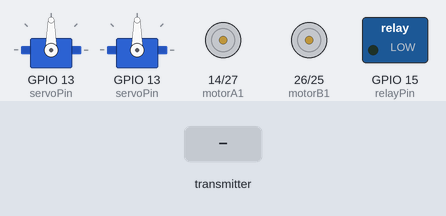
A program run on a simulated ESP32. On the bench: 2 × servo, motor-driver pin pairs drawn as motors (green arrow = first pin HIGH = forward, orange = second pin HIGH = backward, longer = more drive), switched loads named in the program (green lamp = pin HIGH). The inputs (shaded band) are chosen by the test bench. What the program prints to the serial monitor is not drawn.

Above: at 1.2 s.
1.3 s: the transmitter starts sending x1 = 0
At 1.7 s:
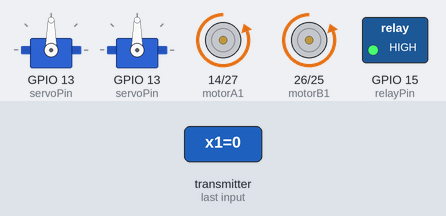
2.8 s: the transmitter starts sending y1 = 1024
At 4.0 s:
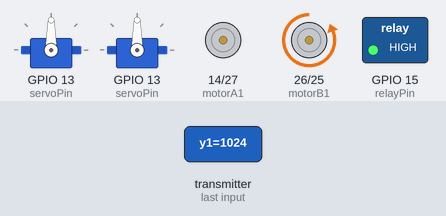
4.3 s: the transmitter starts sending y2 = 1024
At 5.2 s:
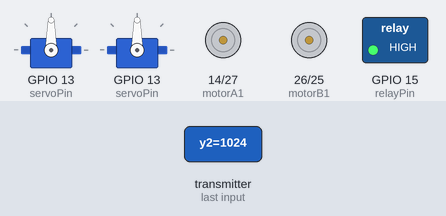
5.8 s: the transmitter starts sending y1 = 0
At 6.3 s:
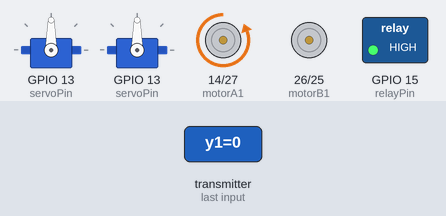
7.3 s: the transmitter starts sending buttonState = 1
At 8.5 s:
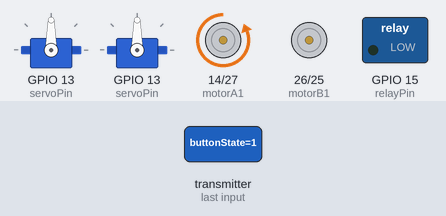
8.8 s: the transmitter starts sending y2 = 0
At 9.8 s:
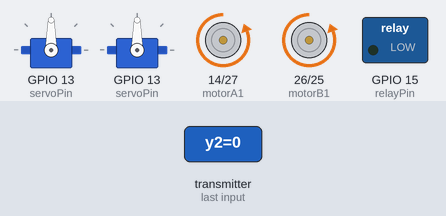
Timing chart, 0 to 11.3 s (numbered marks = the images above; inputs shaded):
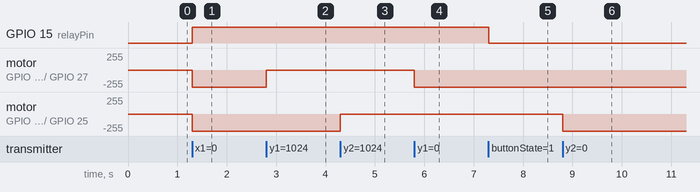

The program:

main.cpp
```cpp
// MAC of Receiver FC:B4:67:73:E7:18
/*
#include <esp_now.h>
#include <WiFi.h>
#include <Arduino.h>
#include <Adafruit_GFX.h>
#include <Adafruit_SSD1306.h>

// Define joystick pins
const int joyX1 = 34; // Joystick 1 X-axis
const int joyY1 = 35; // Joystick 1 Y-axis
const int joyX2 = 39; // Joystick 2 X-axis
const int joyY2 = 36; // Joystick 2 Y-axis

// Define joystick pushbutton pin
const int buttonPin = 25; // Joystick pushbutton pin
const int trackingButtonPin = 32; // New button to activate solar tracking

// Define rotary encoder pins
const int encoderPinA = 27;
const int encoderPinB = 26;

volatile int encoderValue = 0;
int lastEncoderState = 0;
int mappedServoValue = 90; // Initial position for servo, center (90 degrees)

// Structure to send joystick, button, and servo data
typedef struct struct_message {
  int x1;
  int y1;
  int x2;
  int y2;
  int buttonState;       // Joystick button state
  int servoPos;          // Mapped servo position
  int trackingCommand;   // Command to start solar tracking (0 = off, 1 = on)
} struct_message;

struct_message dataToSend;

// Broadcast address of the receiver ESP32
uint8_t broadcastAddress[] = {0xFC, 0xB4, 0x67, 0x73, 0xE7, 0x18};

// OLED display setup
Adafruit_SSD1306 display(128, 64, &Wire, -1);

// Function to send data
void OnDataSent(const uint8_t *mac_addr, esp_now_send_status_t status) {
  Serial.print("Send Status: ");
  Serial.println(status == ESP_NOW_SEND_SUCCESS ? "Success" : "Fail");
}

esp_now_peer_info_t peerInfo;

// Rotary encoder interrupt for pin A
void IRAM_ATTR handleEncoderA() {
  int stateA = digitalRead(encoderPinA);
  if (stateA != lastEncoderState) {
    if (digitalRead(encoderPinB) != stateA) {
      encoderValue++;
    } else {
      encoderValue--;
    }
  }
  lastEncoderState = stateA;

  // Bound the encoder value to prevent overflow
  if (encoderValue < 0) encoderValue = 0;
  if (encoderValue > 1023) encoderValue = 1023;
}

void setup() {
  Serial.begin(9600);

  // Initialize OLED display
  if (!display.begin(SSD1306_SWITCHCAPVCC, 0x3C)) {
    Serial.println("SSD1306 allocation failed");
    for (;;); // Don't proceed, loop forever
  }
  display.clearDisplay();
  display.display();

  // Set Joystick pins as input
  pinMode(joyX1, INPUT);
  pinMode(joyY1, INPUT);
  pinMode(joyX2, INPUT);
  pinMode(joyY2, INPUT);

  // Set button pins as input
  pinMode(buttonPin, INPUT_PULLUP); // Button pin with pull-up
  pinMode(trackingButtonPin, INPUT_PULLUP); // Solar tracking button with pull-up

  // Set rotary encoder pins
  pinMode(encoderPinA, INPUT);
  pinMode(encoderPinB, INPUT);

  // Attach interrupts to the encoder pins
  attachInterrupt(digitalPinToInterrupt(encoderPinA), handleEncoderA, CHANGE);

  // Initialize WiFi
  WiFi.mode(WIFI_STA);
  Serial.println("ESP32 Joystick Controller");

  // Initialize ESP-NOW
  if (esp_now_init() != ESP_OK) {
    Serial.println("Error initializing ESP-NOW");
    return;
  }

  esp_now_del_peer(broadcastAddress);  // Remove peer if it's already registered

  // Register peer
  memcpy(peerInfo.peer_addr, broadcastAddress, 6);
  peerInfo.channel = 0;
  peerInfo.encrypt = false;

  if (esp_now_add_peer(&peerInfo) != ESP_OK) {
    Serial.println("Failed to add peer");
    return;
  }

  // Register send callback
  esp_now_register_send_cb(OnDataSent);
}

void loop() {
  // Read joystick values
  dataToSend.x1 = analogRead(joyX1);
  dataToSend.y1 = analogRead(joyY1);
  dataToSend.x2 = analogRead(joyX2);
  dataToSend.y2 = analogRead(joyY2);

  // Read button state (0 when pressed, 1 when not pressed)
  dataToSend.buttonState = digitalRead(buttonPin);

  // Read the tracking button state (if pressed, trigger solar tracking mode)
  if (digitalRead(trackingButtonPin) == LOW) {
    dataToSend.trackingCommand = 1; // Solar tracking mode ON
  } else {
    dataToSend.trackingCommand = 0; // Solar tracking mode OFF
  }

  // Map encoder value (0 - 1023) to servo position (0 - 180 degrees)
  mappedServoValue = map(encoderValue, 0, 1023, 0, 180);
  dataToSend.servoPos = mappedServoValue  * 20; // Send mapped servo position

  // Send the data via ESP-NOW
  esp_now_send(broadcastAddress, (uint8_t *) &dataToSend, sizeof(dataToSend));

  // Display the mapped servo value on OLED
  display.clearDisplay(); // Clear the display before writing new values
  display.setTextSize(1); // Normal 1:1 pixel scale
  display.setTextColor(SSD1306_WHITE); // Set text color to white
  display.setCursor(0, 0); // Set position to display the first line

  // Display mapped servo value
  display.print("Servo Pos: ");
  display.println(mappedServoValue); // Show the mapped value (0-180 degrees)

  // Display button state and relay status
  display.print("Relay: ");
  if (dataToSend.buttonState == 0) {  // Button pressed
    display.println("ON");
  } else {
    display.println("OFF");
  }

  // Display solar tracking mode status
  display.print("Tracking: ");
  if (dataToSend.trackingCommand == 1) {
    display.println("ON");
  } else {
    display.println("OFF");
  }

  // Display the values on the OLED screen
  display.display();
  delay(100); // Small delay between sends
}

*/

#include <esp_now.h>
#include <WiFi.h>
#include <ESP32Servo.h>  // Servo library for controlling the servo motor

// Motor control pins
const int motorA1 = 14;
const int motorA2 = 27;
const int motorB1 = 26;
const int motorB2 = 25;
const int ldrLeft = 34; // Left LDR
const int ldrRight = 35; // Right LDR
// Relay control pin
const int relayPin = 15;
int servoPos = 90; // Initial position for the servo (center)
bool trackingEnabled = false; // Solar tracking status
// Servo control pin
const int servoPin = 13;
Servo myServo;  // Create a servo object
Servo solarServo;  // Create a servo object for solar tracking
// Structure to receive joystick, button, and encoder data
typedef struct struct_message {
  int x1;
  int y1;
  int x2;
  int y2;
  int buttonState;
  int encoderPos;
} struct_message;

struct_message receivedData;

// Function to receive data
void OnDataRecv(const uint8_t *mac, const uint8_t *incomingData, int len) {
  memcpy(&receivedData, incomingData, sizeof(receivedData));

  // Process joystick 1 data (for motor A)
  if (receivedData.y1 > 2000) {
    digitalWrite(motorA1, HIGH);
    digitalWrite(motorA2, LOW);
  } else if (receivedData.y1 < 1000) {
    digitalWrite(motorA1, LOW);
    digitalWrite(motorA2, HIGH);
  } else {
    digitalWrite(motorA1, LOW);
    digitalWrite(motorA2, LOW);
  }

  // Process joystick 2 data (for motor B)
  if (receivedData.y2 > 2000) {
    digitalWrite(motorB1, HIGH);
    digitalWrite(motorB2, LOW);
  } else if (receivedData.y2 < 1000) {
    digitalWrite(motorB1, LOW);
    digitalWrite(motorB2, HIGH);
  } else {
    digitalWrite(motorB1, LOW);
    digitalWrite(motorB2, LOW);
  }

  // Control relay based on button press
  if (receivedData.buttonState == 0) {  // Button pressed
    digitalWrite(relayPin, HIGH);  // Turn on relay
  } else {
    digitalWrite(relayPin, LOW);   // Turn off relay
  }

  if (trackingEnabled) {
    // Read light intensity from LDRs
    int leftIntensity = analogRead(ldrLeft);
    int rightIntensity = analogRead(ldrRight);

    // Adjust the servo based on the light intensity difference
    if (leftIntensity > rightIntensity) {
      servoPos--;
    } else if (rightIntensity > leftIntensity) {
      servoPos++;
    }

    // Bound the servo position between 0 and 180 degrees
    if (servoPos < 0) servoPos = 0;
    if (servoPos > 180) servoPos = 180;

    // Move the servo to the new position
    solarServo.write(servoPos);

    // Small delay to avoid jittering
    delay(100);
  }

  // Control servo using encoder data
  int servoPosition = map(receivedData.encoderPos, -100, 100, 0, 180);  // Map encoder range to servo range
  myServo.write(servoPosition);
  solarServo.write(servoPos);
}

void setup() {
  Serial.begin(9600);

  // Set motor pins as output
  pinMode(motorA1, OUTPUT);
  pinMode(motorA2, OUTPUT);
  pinMode(motorB1, OUTPUT);
  pinMode(motorB2, OUTPUT);

  // Set relay pin as output
  pinMode(relayPin, OUTPUT);
  pinMode(ldrLeft, INPUT);
  pinMode(ldrRight, INPUT);
  // Attach servo to servo pin
  myServo.setPeriodHertz(50);
  myServo.attach(servoPin, 500, 2400);
  solarServo.setPeriodHertz(50);
  solarServo.attach(servoPin, 500, 2400);

  // Initialize WiFi
  WiFi.mode(WIFI_STA);
  Serial.println("ESP32 Robot Receiver");

  // Initialize ESP-NOW
  if (esp_now_init() != ESP_OK) {
    Serial.println("Error initializing ESP-NOW");
    return;
  } else {
    Serial.println("ESP-NOW Initialized");
  }

  // Register receive callback
  esp_now_register_recv_cb(OnDataRecv);
}

void loop() {
  // Nothing to do here; everything is handled by the callback
}
```

Measured:
- after the input at 1.3 s, GPIO 15 (relayPin): LOW → HIGH at once; motor on GPIO 14 (motorA1) / GPIO 27 (motorA2), motor on GPIO 26 (motorB1) / GPIO 25 (motorB2): stopped → backward 255/255 at once
- after the input at 2.8 s, motor on GPIO 14 (motorA1) / GPIO 27 (motorA2): backward 255/255 → stopped at once
- after the input at 4.3 s, motor on GPIO 26 (motorB1) / GPIO 25 (motorB2): backward 255/255 → stopped at once
- after the input at 5.8 s, motor on GPIO 14 (motorA1) / GPIO 27 (motorA2): stopped → backward 255/255 at once
- after the input at 7.3 s, GPIO 15 (relayPin): HIGH → LOW at once
- after the input at 8.8 s, motor on GPIO 26 (motorB1) / GPIO 25 (motorB2): stopped → backward 255/255 at once
